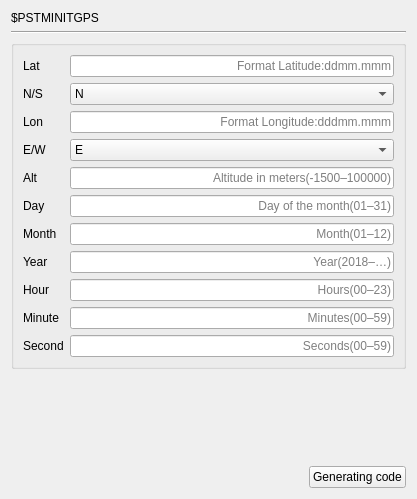
     <widget class="QWidget" name="page_PSTMINITGPS">
      <layout class="QGridLayout" name="gridLayout_109">
       <item row="0" column="0">
        <widget class="QLabel" name="label_63">
         <property name="text">
          <string>$PSTMINITGPS</string>
         </property>
        </widget>
       </item>
       <item row="1" column="0" colspan="3">
        <widget class="Line" name="line_15">
         <property name="orientation">
          <enum>Qt::Horizontal</enum>
         </property>
        </widget>
       </item>
       <item row="2" column="0" colspan="3">
        <widget class="QGroupBox" name="groupBox_48">
         <property name="title">
          <string/>
         </property>
         <layout class="QGridLayout" name="gridLayout">
          <item row="0" column="0">
           <widget class="QLabel" name="label_2">
            <property name="text">
             <string>Lat</string>
            </property>
           </widget>
          </item>
          <item row="0" column="1">
           <widget class="QLineEdit" name="lineEdit_PSTMINITGPS_Lat">
            <property name="alignment">
             <set>Qt::AlignRight|Qt::AlignTrailing|Qt::AlignVCenter</set>
            </property>
            <property name="placeholderText">
             <string>Format Latitude:ddmm.mmm</string>
            </property>
           </widget>
          </item>
          <item row="1" column="0">
           <widget class="QLabel" name="label_3">
            <property name="text">
             <string>N/S</string>
            </property>
           </widget>
          </item>
          <item row="1" column="1">
           <widget class="QComboBox" name="comboBox_PSTMINITGPS_NS">
            <item>
             <property name="text">
              <string>N</string>
             </property>
            </item>
            <item>
             <property name="text">
              <string>S</string>
             </property>
            </item>
           </widget>
          </item>
          <item row="2" column="0">
           <widget class="QLabel" name="label_4">
            <property name="text">
             <string>Lon</string>
            </property>
           </widget>
          </item>
          <item row="2" column="1">
           <widget class="QLineEdit" name="lineEdit_PSTMINITGPS_Lon">
            <property name="alignment">
             <set>Qt::AlignRight|Qt::AlignTrailing|Qt::AlignVCenter</set>
            </property>
            <property name="placeholderText">
             <string>Format Longitude:dddmm.mmm</string>
            </property>
           </widget>
          </item>
          <item row="3" column="0">
           <widget class="QLabel" name="label_5">
            <property name="text">
             <string>E/W</string>
            </property>
           </widget>
          </item>
          <item row="3" column="1">
           <widget class="QComboBox" name="comboBox_PSTMINITGPS_EW">
            <item>
             <property name="text">
              <string>E</string>
             </property>
            </item>
            <item>
             <property name="text">
              <string>W</string>
             </property>
            </item>
           </widget>
          </item>
          <item row="4" column="0">
           <widget class="QLabel" name="label_6">
            <property name="text">
             <string>Alt</string>
            </property>
           </widget>
          </item>
          <item row="4" column="1">
           <widget class="QLineEdit" name="lineEdit_PSTMINITGPS_Alt">
            <property name="alignment">
             <set>Qt::AlignRight|Qt::AlignTrailing|Qt::AlignVCenter</set>
            </property>
            <property name="placeholderText">
             <string>Altitude in meters(-1500–100000)</string>
            </property>
           </widget>
          </item>
          <item row="5" column="0">
           <widget class="QLabel" name="label_7">
            <property name="text">
             <string>Day</string>
            </property>
           </widget>
          </item>
          <item row="5" column="1">
           <widget class="QLineEdit" name="lineEdit_PSTMINITGPS_Day">
            <property name="alignment">
             <set>Qt::AlignRight|Qt::AlignTrailing|Qt::AlignVCenter</set>
            </property>
            <property name="placeholderText">
             <string>Day of the month(01–31)</string>
            </property>
           </widget>
          </item>
          <item row="6" column="0">
           <widget class="QLabel" name="label_8">
            <property name="text">
             <string>Month</string>
            </property>
           </widget>
          </item>
          <item row="6" column="1">
           <widget class="QLineEdit" name="lineEdit_PSTMINITGPS_Month">
            <property name="alignment">
             <set>Qt::AlignRight|Qt::AlignTrailing|Qt::AlignVCenter</set>
            </property>
            <property name="placeholderText">
             <string>Month(01–12)</string>
            </property>
           </widget>
          </item>
          <item row="7" column="0">
           <widget class="QLabel" name="label_9">
            <property name="text">
             <string>Year</string>
            </property>
           </widget>
          </item>
          <item row="7" column="1">
           <widget class="QLineEdit" name="lineEdit_PSTMINITGPS_Year">
            <property name="alignment">
             <set>Qt::AlignRight|Qt::AlignTrailing|Qt::AlignVCenter</set>
            </property>
            <property name="placeholderText">
             <string>Year(2018–…)</string>
            </property>
           </widget>
          </item>
          <item row="8" column="0">
           <widget class="QLabel" name="label_PSTMINITGPS_Hour">
            <property name="text">
             <string>Hour</string>
            </property>
           </widget>
          </item>
          <item row="8" column="1">
           <widget class="QLineEdit" name="lineEdit_PSTMINITGPS_Hour">
            <property name="alignment">
             <set>Qt::AlignRight|Qt::AlignTrailing|Qt::AlignVCenter</set>
            </property>
            <property name="placeholderText">
             <string>Hours(00–23)</string>
            </property>
           </widget>
          </item>
          <item row="9" column="0">
           <widget class="QLabel" name="label_11">
            <property name="text">
             <string>Minute</string>
            </property>
           </widget>
          </item>
          <item row="9" column="1">
           <widget class="QLineEdit" name="lineEdit_PSTMINITGPS_Minute">
            <property name="alignment">
             <set>Qt::AlignRight|Qt::AlignTrailing|Qt::AlignVCenter</set>
            </property>
            <property name="placeholderText">
             <string>Minutes(00–59)</string>
            </property>
           </widget>
          </item>
          <item row="10" column="0">
           <widget class="QLabel" name="label_PSTMINITGPS_Second">
            <property name="text">
             <string>Second</string>
            </property>
           </widget>
          </item>
          <item row="10" column="1">
           <widget class="QLineEdit" name="lineEdit_PSTMINITGPS_Second">
            <property name="alignment">
             <set>Qt::AlignRight|Qt::AlignTrailing|Qt::AlignVCenter</set>
            </property>
            <property name="placeholderText">
             <string>Seconds(00–59)</string>
            </property>
           </widget>
          </item>
         </layout>
        </widget>
       </item>
       <item row="3" column="2">
        <spacer name="verticalSpacer">
         <property name="orientation">
          <enum>Qt::Vertical</enum>
         </property>
         <property name="sizeHint" stdset="0">
          <size>
           <width>20</width>
           <height>91</height>
          </size>
         </property>
        </spacer>
       </item>
       <item row="4" column="1">
        <spacer name="horizontalSpacer">
         <property name="orientation">
          <enum>Qt::Horizontal</enum>
         </property>
         <property name="sizeHint" stdset="0">
          <size>
           <width>198</width>
           <height>20</height>
          </size>
         </property>
        </spacer>
       </item>
       <item row="4" column="2">
        <widget class="QPushButton" name="GC_PSTMINITGPS">
         <property name="layoutDirection">
          <enum>Qt::LeftToRight</enum>
         </property>
         <property name="text">
          <string>Generating code</string>
         </property>
        </widget>
       </item>
      </layout>
     </widget>
